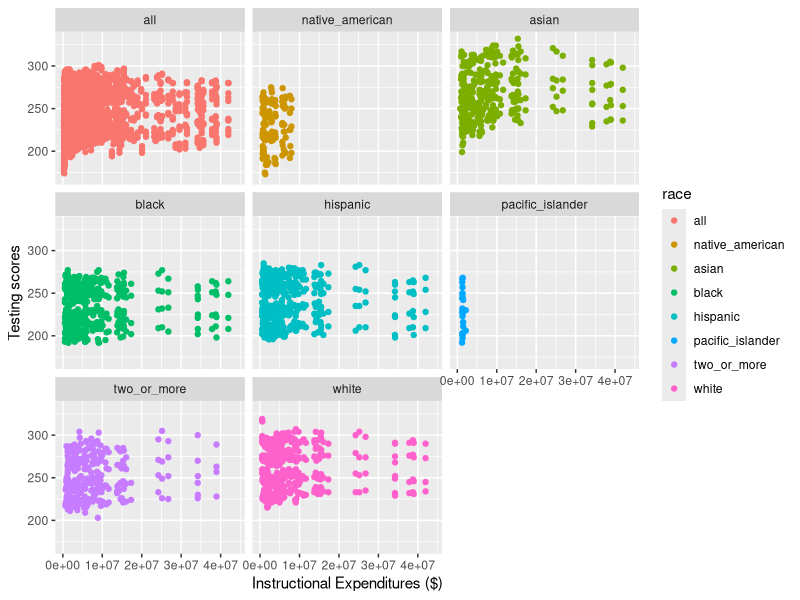
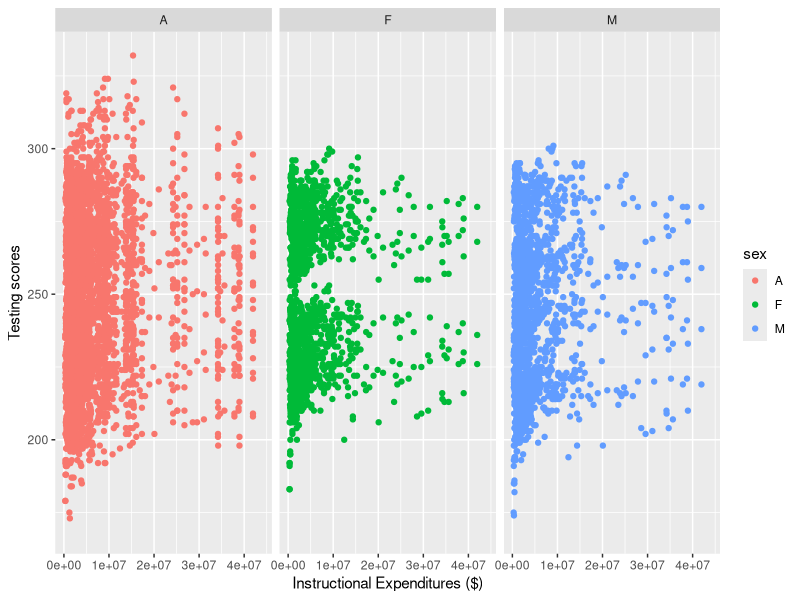
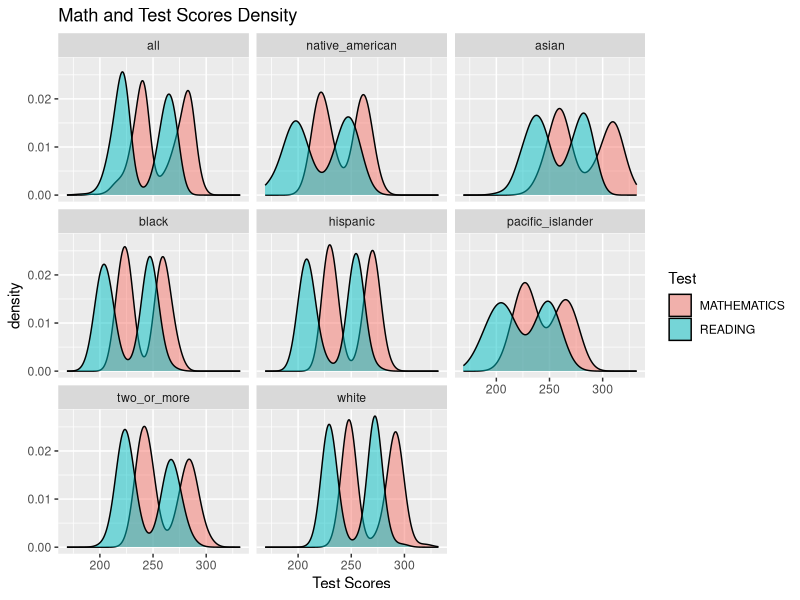
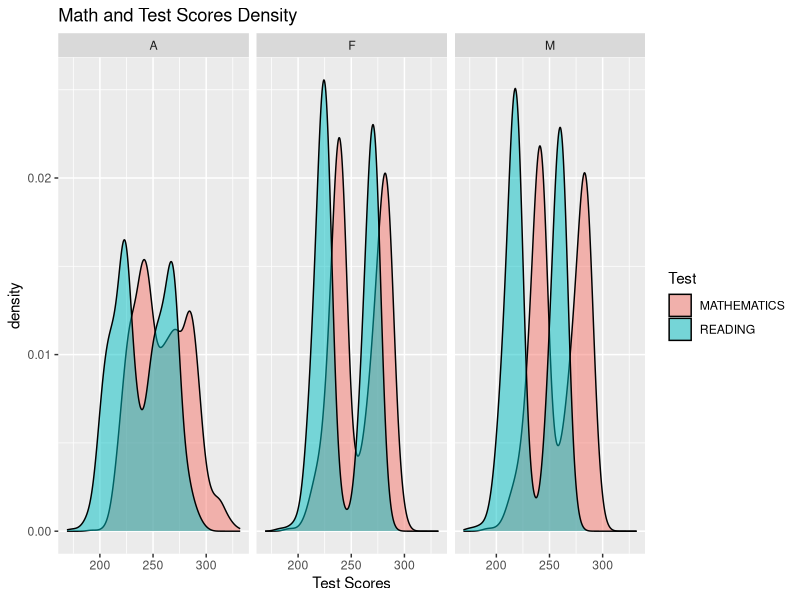
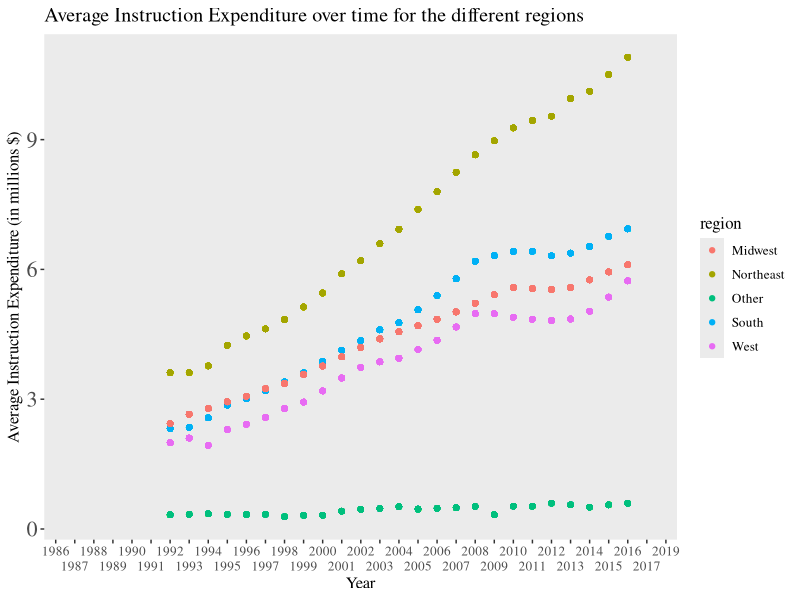

Generate these figures, in order, with R: (Note: this script raises an error after producing the figures.)
## ---- chunk 1
knitr::opts_chunk$set(echo = FALSE)
library(tidyverse)
library(readxl)
## ---- chunk 2
schools <- read_xlsx("US_schools_data.xlsx")
## ---- chunk 3
clean_schools <-schools %>%
  select(PRIMARY_KEY,
         TOTAL_EXPENDITURE, 
         INSTRUCTION_EXPENDITURE, 
         SUPPORT_SERVICES_EXPENDITURE, 
         OTHER_EXPENDITURE, 
         CAPITAL_OUTLAY_EXPENDITURE, 
         ends_with("READING"), 
         ends_with("MATHEMATICS"))
## ---- chunk 4

clean_schools$PRIMARY_KEY <- str_replace(clean_schools$PRIMARY_KEY,"_", " ")

clean_schools <- clean_schools %>%
  separate(PRIMARY_KEY, 
           into = c("year", "state"), 
           sep = " ")

clean_schools$state <- str_replace_all(clean_schools$state, "_", " ")


## ---- chunk 5
clean_schools <- clean_schools %>%
  pivot_longer("G04_A_A_READING":"G08_TR_A_MATHEMATICS",
               names_to = c("grade","race", "sex", "test"),
               names_sep = "_",
               values_to = "score")
## ---- chunk 6
clean_schools <- clean_schools %>%
  mutate(sex = as.factor(sex),
         race = fct_recode(as.factor(clean_schools$race), 
                           all = "A",
                           asian = "AS",
                           hispanic = "HI",
                           black = "BL",
                           white = "WH",
                           pacific_islander = "HP",
                           two_or_more = "TR",
                           native_american = "AM"),
         test = as.factor(test),
         grade =as.factor(grade)
         )
  
## ---- chunk 7
MIDWEST <- c("INDIANA","ILLINOIS","MICHIGAN","OHIO","WISCONSIN",
             "IOWA","KANSAS","MINNESOTA","MISSOURI","NEBRASKA",
             "NORTH DAKOTA","SOUTH DAKOTA")

NORTHEAST <- c("CONNECTICUT","MAINE","MASSACHUSETTS","NEW HAMPSHIRE",
             "RHODE ISLAND","VERMONT","NEW JERSEY","NEW YORK",
             "PENNSYLVANIA")

SOUTH <- c("DELAWARE","DISTRICT","FLORIDA","GEORGIA",
            "MARYLAND","NORTH CAROLINA","SOUTH CAROLINA","VIRGINIA",
            "WEST VIRGINIA","ALABAMA","KENTUCKY","MISSISSIPPI",
            "TENNESSEE","ARKANSAS","LOUISIANA","OKLAHOMA","TEXAS")

WEST <- c("ARIZONA","COLORADO","IDAHO","NEW MEXICO","MONTANA",
            "UTAH","NEVADA","WYOMING","ALASKA","CALIFORNIA",
            "HAWAII","OREGON","WASHINGTON")

clean_schools <- clean_schools %>%
  mutate(region = if_else(state %in% MIDWEST, "Midwest", 
                          if_else(state %in% NORTHEAST, "Northeast", 
                                  if_else(state %in% SOUTH, "South", 
                                          if_else(state %in% WEST, "West", "Other")))))

## ---- chunk 8
clean_schools %>%
  ggplot(aes(x = INSTRUCTION_EXPENDITURE, y = score, color = race)) +
  geom_point() +
  labs(x = "Instructional Expenditures ($)", 
       y = "Testing scores")  +
  facet_wrap(~race)

clean_schools %>%
  ggplot(aes(x = INSTRUCTION_EXPENDITURE, y = score, color = sex)) +
  geom_point() +
  labs(x = "Instructional Expenditures ($)", 
       y = "Testing scores")  +
  facet_wrap(~sex)
## ---- chunk 9
clean_schools %>%
  ggplot()+
  geom_density(mapping = aes(x = score, fill = test), alpha = 0.5)+
  facet_wrap(~race) +
  labs(title = "Math and Test Scores Density", x = "Test Scores", fill = "Test")

clean_schools %>%
  ggplot()+
  geom_density(mapping = aes(x = score, fill = test), alpha = 0.5)+
  facet_wrap(~sex) +
  labs(title = "Math and Test Scores Density", x = "Test Scores", fill = "Test")
## ---- chunk 10
clean_schools %>%
  #filter(!is.na(INSTRUCTION_EXPENDITURE)) %>%
  group_by(year, region, race, sex) %>%
  mutate( INSTRUCTION_EXPENDITURE = INSTRUCTION_EXPENDITURE / 1000000,
    avg = mean(INSTRUCTION_EXPENDITURE, na.rm = TRUE),
         year = as.factor(year)) %>%
  ggplot(mapping = aes(x = year, y = avg, color = region))+
  geom_point() +
  scale_x_discrete(guide = guide_axis(n.dodge=2))+
  theme(panel.grid.major = element_blank(), 
        panel.grid.minor = element_blank(),
        text=element_text(size=12, 
                          family="serif"),
                          axis.text.y = element_text(size = 16))+
  labs(title = "Average Instruction Expenditure over time for the different regions", y = "Average Instruction Expenditure (in millions $)", x = "Year")
## ---- chunk 11
clean_schools %>%
  group_by(year, region) %>%
  filter(year > 1992 & year < 2017) %>%
  mutate(
    INSTRUCTION_EXPENDITURE = INSTRUCTION_EXPENDITURE / 1000000,
    avg = mean(INSTRUCTION_EXPENDITURE, na.rm = TRUE),
         year = as.factor(year)) %>%
  ggplot(mapping = aes(x = year, 
                       y = avg,
                       group = region,
                       color = fct_reorder2(region, year, INSTRUCTION_EXPENDITURE)))+
  geom_line() +
  scale_x_discrete(guide = guide_axis(n.dodge=2)) +
  #scale_colour_brewer(palette = "Paired") +
  theme(panel.grid.major = element_blank(), 
        panel.grid.minor = element_blank(),
        text=element_text(size=12, 
                          family="serif"),
                          axis.text.y = element_text(size = 16))+
  # code for removing gridlines from https://felixfan.github.io/ggplot2-remove-grid-background-margin/
  # code for font from https://stackoverflow.com/questions/34522732/changing-fonts-in-ggplot2
  # annotation from https://ggplot2.tidyverse.org/reference/annotate.html
  labs(title = "Average Instruction Expenditure Over Time by Region",
       x = "Year",
       y = "Average Instruction Expenditure (Millions $)",
       color = "Region")+
  annotate("text", 
           x = "2012", 
           y = 7.75, 
           label = "Large increase \n for Northeast",
           size = 2)

## ---- chunk 12
clean_schools %>%
  filter(test == "MATHEMATICS",
         !is.na(score)) %>%
  lm(score ~ INSTRUCTION_EXPENDITURE, data = .) ->
  math_model

clean_schools %>%
  filter(test == "READING",
         !is.na(score)) %>%
  lm(score ~ INSTRUCTION_EXPENDITURE, data = .) ->
  reading_model
## ---- chunk 13
summary(math_model)
# math model has higher r^2
summary(reading_model)
## ---- chunk 14
clean_schools %>%
  lm(score ~ test, data = .) ->
  test_model
summary(test_model)
## ---- chunk 15
clean_schools %>%
  mutate(year = as.numeric(year)) %>%
  lm(score ~ test + year, data = .) %>%
  summary()
## ---- chunk 16
clean_schools %>%
  mutate(year = as.numeric(year),
         state = as.factor(state)) %>%
  lm(score ~ test + year + SUPPORT_SERVICES_EXPENDITURE, data = .) %>%
  summary()
## ---- chunk 17
clean_schools %>%
  mutate(year = as.numeric(year)) %>%
  lm(score ~ test + year + region + SUPPORT_SERVICES_EXPENDITURE, data = .) %>%
  summary()
## ---- chunk 18
clean_schools %>%
  mutate(year = as.numeric(year)) %>%
  lm(score ~ test + year + region + SUPPORT_SERVICES_EXPENDITURE + race, data = .) %>%
  summary()
## ---- chunk 19
clean_schools %>%
  mutate(year = as.numeric(year)) %>%
  lm(score ~ test + year + region + race, data = .) %>%
  summary()
## ---- chunk 20
clean_schools %>%
  mutate(year = as.numeric(year)) %>%
  lm(score ~ test + year + region + SUPPORT_SERVICES_EXPENDITURE + race + grade, data = .) %>%
  summary()
## ---- chunk 21
clean_schools %>%
  mutate(year = as.numeric(year)) %>%
  lm(score ~ test + year + region +  race + grade + INSTRUCTION_EXPENDITURE, data = .) %>%
  summary()
## ---- chunk 22
clean_schools %>%
  mutate(year = as.numeric(year)) %>%
  lm(score ~ test + year + region + race + grade , data = .) %>%
  summary()
## ---- chunk 23
clean_schools %>%
  mutate(year = as.numeric(year)) %>%
  ggplot(mapping = aes(x = year, 
                           y = score,
                           color = race))+
  geom_point()+
  geom_jitter()+
  #stat_smooth(method = "lm")+
  facet_grid(rows = vars(test), cols = vars(grade))+
  theme(panel.grid.major = element_blank(), 
        panel.grid.minor = element_blank())
## ---- chunk 24
clean_schools %>%
  filter(year >= 2010,
         race != "all") %>%
  mutate(year = as.factor(year)) %>%
  ggplot(mapping = aes(x = year, 
                           y = score,
                           color = race))+
  geom_point()+
  geom_jitter()+
  stat_smooth(method = "lm")+
  facet_grid(rows = vars(test), cols = vars(grade))+
  theme(panel.grid.major = element_blank(), 
        panel.grid.minor = element_blank())
## ---- chunk 25
schools_lm <- clean_schools %>%
  mutate(year = as.numeric(year)) %>%
  lm(score ~ test + year + region + race + grade + INSTRUCTION_EXPENDITURE, data = .)
schools_predict <- predict(schools_lm)
schools_sigma <- sigma(schools_lm)
## ---- chunk 26
noise <- function(x, mean = 0, sd){
  n <- length(x)
  new_data <- x + rnorm(n, mean, sd)
  return(new_data)
}
## ---- chunk 27
new_data <- tibble(
  predict_score = noise(schools_predict,
                         sd = schools_sigma)
)
## ---- chunk 28
new_data <- clean_schools %>% 
  filter(!is.na(score), 
         !is.na(test), 
         !is.na(year),
         !is.na(region),
         !is.na(race),
         !is.na(grade),
         !is.na(INSTRUCTION_EXPENDITURE)) %>% 
  select(score, test, year, region, race, grade,
         INSTRUCTION_EXPENDITURE) %>% 
  bind_cols(new_data)
## ---- chunk 29
nsims <- 1000

sims <- map_dfc(1:nsims,
                ~tibble(sim = noise(schools_predict, sd = schools_sigma)))
## ---- chunk 30
colnames(sims) <- colnames(sims) %>% 
  str_replace(pattern = "\\.\\.\\.",
                  replace = "_")
## ---- chunk 31
sims <- clean_schools %>% 
filter(!is.na(score), 
         !is.na(test), 
         !is.na(year),
         !is.na(region),
         !is.na(race),
         !is.na(grade),
         !is.na(INSTRUCTION_EXPENDITURE)) %>%  
  select(score) %>% 
  bind_cols(sims)
## ---- chunk 32
sim_r_sq <- sims %>% 
  map( ~lm(score ~ .x, data = sims)) %>% 
  map(broom::glance) %>% 
  map_dbl(~.$r.squared)
## ---- chunk 33
sim_r_sq <- sim_r_sq[names(sim_r_sq) != "score"]
head(sim_r_sq)
## ---- chunk 34
tibble(sims = sim_r_sq) %>% 
  ggplot(aes(x = sims)) + 
  geom_histogram()
